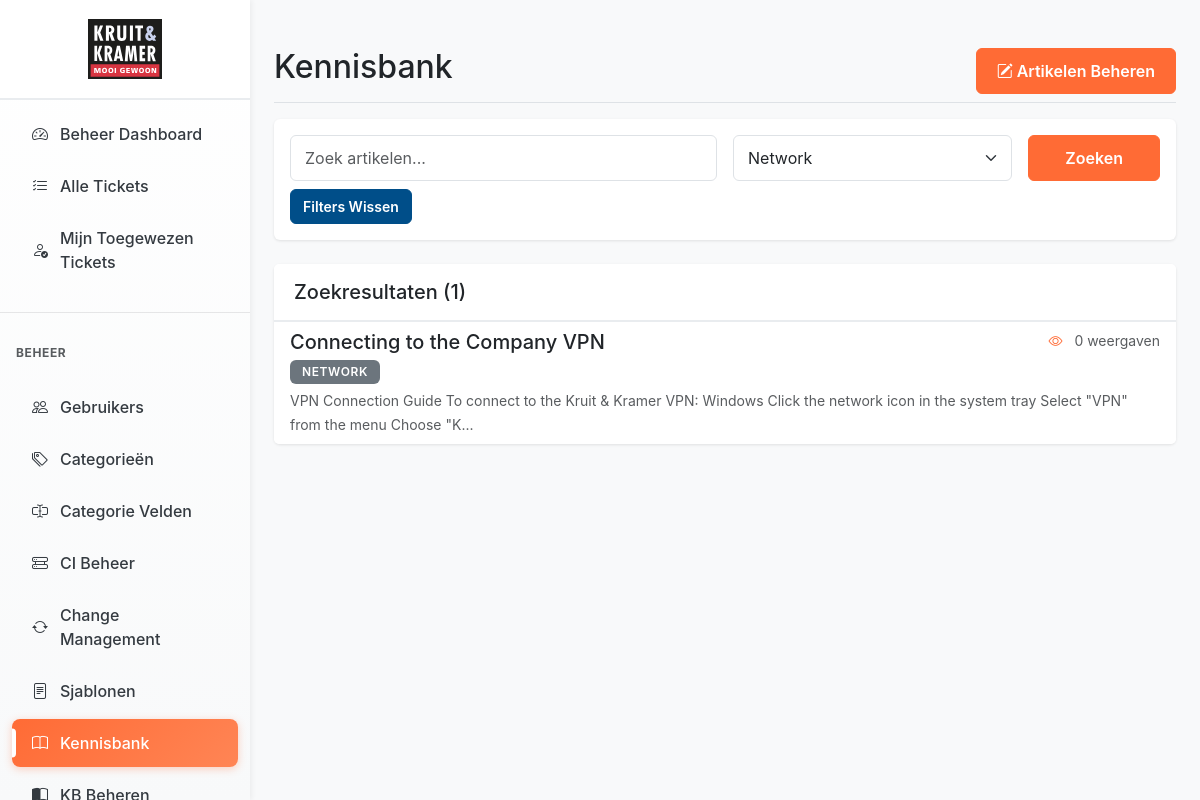
/knowledge_base.php?category=3 (signed in), run on the app's committed database.
### tables this page shows
CREATE TABLE knowledge_base (
    kb_id INT PRIMARY KEY AUTO_INCREMENT,
    category_id INT NOT NULL,
    title VARCHAR(255) NOT NULL,
    content TEXT NOT NULL,
    tags TEXT,
    author_id INT NOT NULL,
    views INT DEFAULT 0,
    is_published BOOLEAN DEFAULT FALSE,
    created_at TIMESTAMP DEFAULT CURRENT_TIMESTAMP,
    updated_at TIMESTAMP DEFAULT CURRENT_TIMESTAMP ON UPDATE CURRENT_TIMESTAMP,
    FOREIGN KEY (category_id) REFERENCES categories(category_id) ON DELETE RESTRICT,
    FOREIGN KEY (author_id) REFERENCES users(user_id) ON DELETE RESTRICT,
    FULLTEXT INDEX idx_search (title, content),
    INDEX idx_published (is_published),
    INDEX idx_category_id (category_id),
    INDEX idx_author_id (author_id),
    INDEX idx_views (views)
);

CREATE TABLE categories (
    category_id INT PRIMARY KEY AUTO_INCREMENT,
    name VARCHAR(100) NOT NULL,
    description TEXT,
    default_priority ENUM('low', 'medium', 'high', 'urgent') DEFAULT 'medium',
    sla_hours INT DEFAULT 24,
    is_active BOOLEAN DEFAULT TRUE,
    created_at TIMESTAMP DEFAULT CURRENT_TIMESTAMP,
    INDEX idx_is_active (is_active),
    INDEX idx_name (name)
);

### includes/functions.php (called while the page is built, shortened)
<?php
function checkLogin() {
    return true;
}
function checkRole($allowedRoles) {
    if (is_array($allowedRoles)) {
        return in_array($_SESSION['role'], $allowedRoles);
    }
    return $_SESSION['role'] === $allowedRoles;
}

### classes/Database.php (called while the page is built, shortened)
<?php
class Database {
    private static $instance = null;
    private $connection = null;
    private $host;
    private $dbname;
    private $username;
    private $password;
    private function __construct() {
        $this->host = DB_HOST;
        $this->dbname = DB_NAME;
        $this->username = DB_USER;
        $this->password = DB_PASS;
    }
    public static function getInstance() {
        if (self::$instance === null) {
            self::$instance = new self();
        }
        return self::$instance;
    }
    private function connect() {
        try {
            $dsn = "mysql:host={$this->host};dbname={$this->dbname};charset=utf8mb4";
            $options = [
                PDO::ATTR_ERRMODE => PDO::ERRMODE_EXCEPTION,
                PDO::ATTR_DEFAULT_FETCH_MODE => PDO::FETCH_ASSOC,
                PDO::ATTR_EMULATE_PREPARES => false,
                PDO::ATTR_PERSISTENT => false
            ];
            $this->connection = new PDO($dsn, $this->username, $this->password, $options);
        } catch (PDOException $e) {
            $this->logError('Database Connection', 'Failed to connect to database', [
                'error' => $e->getMessage()
            ]);
            throw new Exception("Database connection failed");
        }
    }
    public function query($sql, $params = []) {
        try {
            $stmt = $this->connection->prepare($sql);
            $stmt->execute($params);
            return $stmt;
        } catch (PDOException $e) {
            $this->logError('Database Query', 'Query execution failed', [
                'sql' => $sql,
                'error' => $e->getMessage()
            ]);
            return false;
        }
    }
    public function fetchAll($sql, $params = []) {
        try {
            $stmt = $this->query($sql, $params);
            return $stmt->fetchAll();
        } catch (PDOException $e) {
            $this->logError('Database FetchAll', 'Failed to fetch all rows', [
                'sql' => $sql,
                'error' => $e->getMessage()
            ]);
            return false;
        }
    }
}

### classes/Category.php (called while the page is built, shortened)
<?php
require_once __DIR__ . '/Database.php';
class Category {
    private $db;
    public function __construct() {
        $this->db = Database::getInstance();
    }
    public function getCategories($activeOnly = false) {
        try {
            if ($activeOnly) {
                $sql = "SELECT * FROM categories WHERE is_active = 1 ORDER BY name ASC";
            } else {
                $sql = "SELECT * FROM categories ORDER BY name ASC";
            }
            $result = $this->db->fetchAll($sql);
            return $result !== false ? $result : [];
        } catch (Exception $e) {
            $this->error = "Database error: " . $e->getMessage();
            $this->logError('Category GetAll', 'Failed to fetch categories', [
                'error' => $e->getMessage()
            ]);
            return false;
        }
    }
}

### classes/KnowledgeBase.php (called while the page is built, shortened)
<?php
require_once __DIR__ . '/Database.php';
class KnowledgeBase {
    private $db;
    public function __construct() {
        $this->db = Database::getInstance();
    }
    public function getArticlesByCategory($categoryId, $includeUnpublished = false) {
        try {
            $sql = "SELECT kb.*, c.name as category_name, u.first_name, u.last_name
                    FROM knowledge_base kb
                    LEFT JOIN categories c ON kb.category_id = c.category_id
                    LEFT JOIN users u ON kb.author_id = u.user_id
                    WHERE kb.category_id = ?";
            if (!$includeUnpublished) {
                $sql .= " AND kb.is_published = 1";
            }
            $sql .= " ORDER BY kb.created_at DESC";
            return $this->db->fetchAll($sql, [$categoryId]);
        } catch (Exception $e) {
            error_log("Error fetching KB articles by category: " . $e->getMessage());
            return [];
        }
    }
}

### knowledge_base.php (the view, shortened to what this page needs)
<?php
require_once __DIR__ . '/includes/functions.php';
require_once __DIR__ . '/classes/KnowledgeBase.php';
require_once __DIR__ . '/classes/Category.php';
$kb = new KnowledgeBase();
$categoryObj = new Category();
$searchTerm = isset($_GET['search']) ? sanitizeInput($_GET['search']) : '';
$categoryFilter = isset($_GET['category']) ? (int)$_GET['category'] : 0;
if (!empty($searchTerm)) {
    $articles = $kb->searchArticles($searchTerm, false);
} elseif ($categoryFilter > 0) {
    $articles = $kb->getArticlesByCategory($categoryFilter, false);
} else {
    $articles = $kb->getPublishedArticles();
}
$categories = $categoryObj->getCategories(true);
?>
<!DOCTYPE html>
<html lang="nl">
<head>
    <link href="https://cdn.jsdelivr.net/npm/bootstrap@5.3.0/dist/css/bootstrap.min.css" rel="stylesheet">
    <link rel="stylesheet" href="https://cdn.jsdelivr.net/npm/bootstrap-icons@1.11.0/font/bootstrap-icons.css">
    <link rel="stylesheet" href="assets/css/style.css">
</head>
<body>
    <div class="container-fluid">
        <div class="row">
            <?php if (checkLogin()): ?>
                <?php include __DIR__ . '/includes/sidebar.php'; ?>
                <main class="col-md-9 ms-sm-auto col-lg-10 px-md-4">
                    <div class="d-flex justify-content-between flex-wrap flex-md-nowrap align-items-center pt-3 pb-2 mb-3 border-bottom">
                        <h1 class="h2">Kennisbank</h1>
                        <?php if (checkRole(['admin', 'agent'])): ?>
                            <a href="admin/kb_manage.php" class="btn btn-primary">
                                <i class="bi bi-pencil-square"></i> Artikelen Beheren
                            </a>
                        <?php endif; ?>
                    </div>
            <?php else: ?>
                <main class="col-12">
                    <div class="container mt-4">
                        <h1 class="mb-4">Kennisbank</h1>
            <?php endif; ?>
                <div class="card mb-4">
                    <div class="card-body">
                        <form method="GET" action="knowledge_base.php" class="row g-3">
                            <div class="col-md-6">
                                <input type="text" class="form-control" name="search"
                                       placeholder="Zoek artikelen..."
                                       value="<?php echo htmlspecialchars($searchTerm); ?>">
                            </div>
                            <div class="col-md-4">
                                <select class="form-select" name="category">
                                    <?php foreach ($categories as $cat): ?>
                                        <option value="<?php echo $cat['category_id']; ?>"
                                                <?php echo $categoryFilter == $cat['category_id'] ? 'selected' : ''; ?>>
                                            <?php echo htmlspecialchars($cat['name']); ?>
                                        </option>
                                    <?php endforeach; ?>
                                </select>
                            </div>
                            <div class="col-md-2">
                                <button type="submit" class="btn btn-primary w-100">Zoeken</button>
                            </div>
                        </form>
                        <?php if (!empty($searchTerm) || $categoryFilter > 0): ?>
                            <div class="mt-2">
                                <a href="knowledge_base.php" class="btn btn-sm btn-secondary">Filters Wissen</a>
                            </div>
                        <?php endif; ?>
                    </div>
                </div>
                <?php if (empty($articles)): ?>
                    <div class="alert alert-info">
                        Geen artikelen gevonden. <?php echo !empty($searchTerm) ? 'Probeer een andere zoekterm.' : ''; ?>
                    </div>
                <?php else: ?>
                    <?php if (!empty($searchTerm) || $categoryFilter > 0): ?>
                        <div class="card">
                            <div class="card-header">
                                <h5 class="mb-0">Zoekresultaten (<?php echo count($articles); ?>)</h5>
                            </div>
                            <div class="list-group list-group-flush">
                                <?php foreach ($articles as $article): ?>
                                    <a href="kb_article.php?id=<?php echo $article['kb_id']; ?>"
                                       class="list-group-item list-group-item-action">
                                        <div class="d-flex w-100 justify-content-between">
                                            <h5 class="mb-1"><?php echo htmlspecialchars($article['title']); ?></h5>
                                            <small class="text-muted">
                                                <i class="bi bi-eye"></i> <?php echo $article['views']; ?> weergaven
                                            </small>
                                        </div>
                                        <p class="mb-1">
                                            <span class="badge bg-secondary">
                                                <?php echo htmlspecialchars($article['category_name'] ?? 'Ongecategoriseerd'); ?>
                                            </span>
                                        </p>
                                        <small class="text-muted">
                                            <?php echo substr(strip_tags($article['content']), 0, 150); ?>...
                                        </small>
                                    </a>
                                <?php endforeach; ?>
                            </div>
                        </div>
                    <?php endif; ?>
                <?php endif; ?>
            </div>
        </div>
</body>
</html>

### assets/css/style.css (style rules this page uses)
@media (min-width: 768px) { main.col-md-9, main.col-lg-10 { flex: 1; max-width: calc(100% - 250px); margin-left: 250px; } }
.list-group-item-action { transition: all 0.2s ease; }
.list-group-item i { width: 24px; text-align: center; margin-right: 0.5rem; color: var(--primary-orange); }
:root { --primary-orange: #FF6B35; --primary-orange-dark: #E55A2B; --primary-orange-light: #FF8555; --primary-blue: #004E89; --primary-blue-dark: #003D6E; --primary-blue-light: #1A6BA8; --accent-teal: #1A7F8E; --accent-yellow: #FFB627; --success-green: #28a745; --warning-yellow: #FFB627; --danger-red: #dc3545; --info-blue: #1A7F8E; --priority-low: #6c757d; --priority-medium: #FFB627; --priority-high: #FF6B35; --priority-urgent: #dc3545; --gray-100: #f8f9fa; --gray-200: #e9ecef; --gray-300: #dee2e6; --gray-600: #6c757d; --gray-700: #495057; --gray-800: #343a40; --gray-900: #212529; --sidebar-width: 250px; --header-height: 56px; }
body { font-family: -apple-system, BlinkMacSystemFont, "Segoe UI", Roboto, "Helvetica Neue", Arial, sans-serif; background-color: var(--gray-100); min-height: 100vh; display: flex; flex-direction: column; }
.container-fluid { flex: 1; }
main { padding: 2rem; margin-left: 250px; min-height: 100vh; }
main.col-md-9, main.col-lg-10 { margin-left: 0; }
.card { border: none; box-shadow: 0 1px 3px rgba(0,0,0,0.1); margin-bottom: 1.5rem; transition: box-shadow 0.2s ease; }
.card-header { background-color: white; border-bottom: 2px solid var(--gray-200); font-weight: 600; padding: 1rem 1.25rem; }
.badge { font-weight: 600; padding: 0.375rem 0.75rem; font-size: 0.75rem; text-transform: uppercase; letter-spacing: 0.05em; }
.form-control, .form-select { border: 1px solid var(--gray-300); border-radius: 0.375rem; padding: 0.625rem 0.875rem; transition: border-color 0.2s ease, box-shadow 0.2s ease; }
.btn { font-weight: 600; padding: 0.625rem 1.25rem; border-radius: 0.375rem; transition: all 0.2s ease; }
.btn-primary { background-color: var(--primary-orange); border-color: var(--primary-orange); }
.btn-secondary { background-color: var(--primary-blue); border-color: var(--primary-blue); color: white; }
.btn-sm { padding: 0.375rem 0.75rem; font-size: 0.875rem; }
@media (min-width: 1025px) { .container-fluid { max-width: 1400px; } }

### data on the page
knowledge_base: title "Connecting to the Company VPN", views "0", category.name "NETWORK", content "VPN Connection Guide To connect to the Kruit & Kramer VPN: Windows Click the network icon in the system tray Select \"VPN\" from the menu Choose \"K"

### other printed values
__($key, $default) "Beheer Dashboard Alle Tickets Mijn Toegewezen Tickets BEHEER Gebruikers Categorieën Categorie Velden"
count($articles) "1"
form field category "Network"
